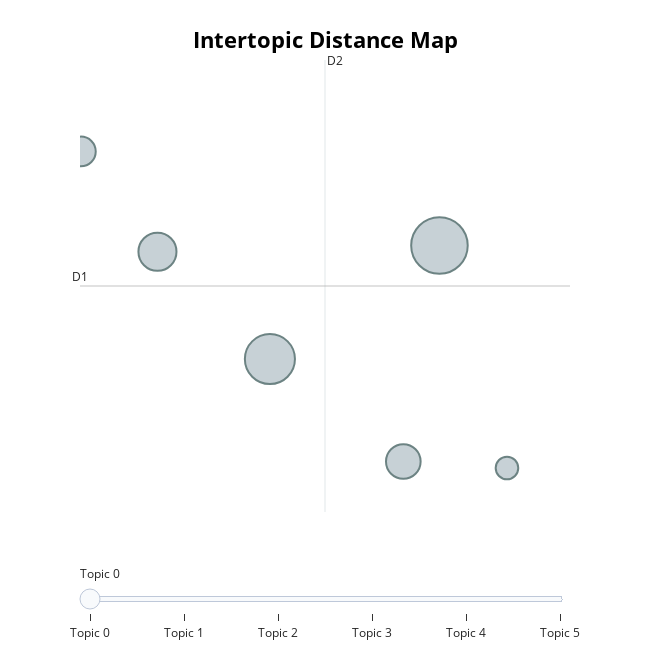

Notebook code for this chart:
### Code cell
topic_model.visualize_topics()

### Figure 1 — Plotly figure (JSON) as saved in the notebook; plotly's stock layout.template omitted (floating-point values rounded to 4 significant figures)
{"data": [{"customdata": [[0, "control | require | operation | dexterity | monitor", 232], [1, "comprehension | write | require | expression | service", 182], [2, "comprehension | write | require | service | expression", 105], [3, "system | comprehension | reasoning | design | engineering", 87], [4, "teacher | teaching | comprehension | write | require", 64], [5, "animal | comprehension | write | require | reasoning", 37]], "hovertemplate": "<b>Topic %{customdata[0]}</b><br>%{customdata[1]}<br>Size: %{customdata[2]}", "legendgroup": "", "marker": {"color": "#B0BEC5", "line": {"color": "DarkSlateGrey", "width": 2}, "size": [232, 182, 105, 87, 64, 37], "sizemode": "area", "sizeref": 0.145, "symbol": "circle"}, "mode": "markers", "name": "", "orientation": "v", "showlegend": false, "type": "scatter", "x": [2.568, 1.334, 0.5148, 2.305, -0.04275, 3.06], "xaxis": "x", "y": [1.975, 1.54, 1.951, 1.148, 2.335, 1.123], "yaxis": "y"}], "layout": {"annotations": [{"showarrow": false, "text": "D1", "x": -0.04916, "y": 1.82, "yshift": 10}, {"showarrow": false, "text": "D2", "x": 1.735, "xshift": 10, "y": 2.685}], "height": 650, "hoverlabel": {"bgcolor": "white", "font": {"family": "Rockwell", "size": 16}}, "legend": {"itemsizing": "constant", "tracegroupgap": 0}, "margin": {"t": 60}, "shapes": [{"line": {"color": "#CFD8DC", "width": 2}, "type": "line", "x0": 1.735, "x1": 1.735, "y0": 0.9544, "y1": 2.685}, {"line": {"color": "#9E9E9E", "width": 2}, "type": "line", "x0": -0.04916, "x1": 3.519, "y0": 1.82, "y1": 1.82}], "sliders": [{"active": 0, "pad": {"t": 50}, "steps": [{"args": [{"marker.color": [["red", "#B0BEC5", "#B0BEC5", "#B0BEC5", "#B0BEC5", "#B0BEC5"]]}], "label": "Topic 0", "method": "update"}, {"args": [{"marker.color": [["#B0BEC5", "red", "#B0BEC5", "#B0BEC5", "#B0BEC5", "#B0BEC5"]]}], "label": "Topic 1", "method": "update"}, {"args": [{"marker.color": [["#B0BEC5", "#B0BEC5", "red", "#B0BEC5", "#B0BEC5", "#B0BEC5"]]}], "label": "Topic 2", "method": "update"}, {"args": [{"marker.color": [["#B0BEC5", "#B0BEC5", "#B0BEC5", "red", "#B0BEC5", "#B0BEC5"]]}], "label": "Topic 3", "method": "update"}, {"args": [{"marker.color": [["#B0BEC5", "#B0BEC5", "#B0BEC5", "#B0BEC5", "red", "#B0BEC5"]]}], "label": "Topic 4", "method": "update"}, {"args": [{"marker.color": [["#B0BEC5", "#B0BEC5", "#B0BEC5", "#B0BEC5", "#B0BEC5", "red"]]}], "label": "Topic 5", "method": "update"}]}], "title": {"font": {"color": "Black", "size": 22}, "text": "<b>Intertopic Distance Map</b>", "x": 0.5, "xanchor": "center", "y": 0.95, "yanchor": "top"}, "width": 650, "xaxis": {"anchor": "y", "domain": [0, 1], "range": [-0.04916, 3.519], "title": {"text": ""}, "visible": false}, "yaxis": {"anchor": "x", "domain": [0, 1], "range": [0.9544, 2.685], "title": {"text": ""}, "visible": false}}}
